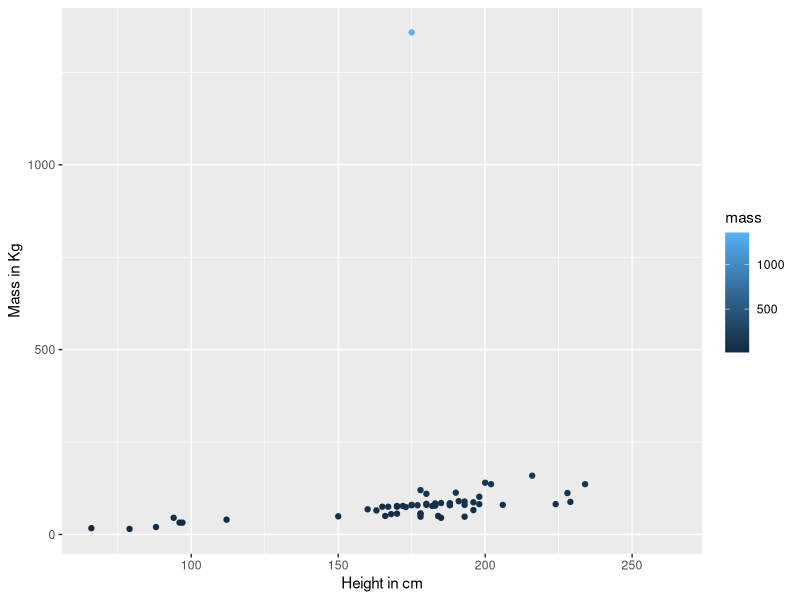
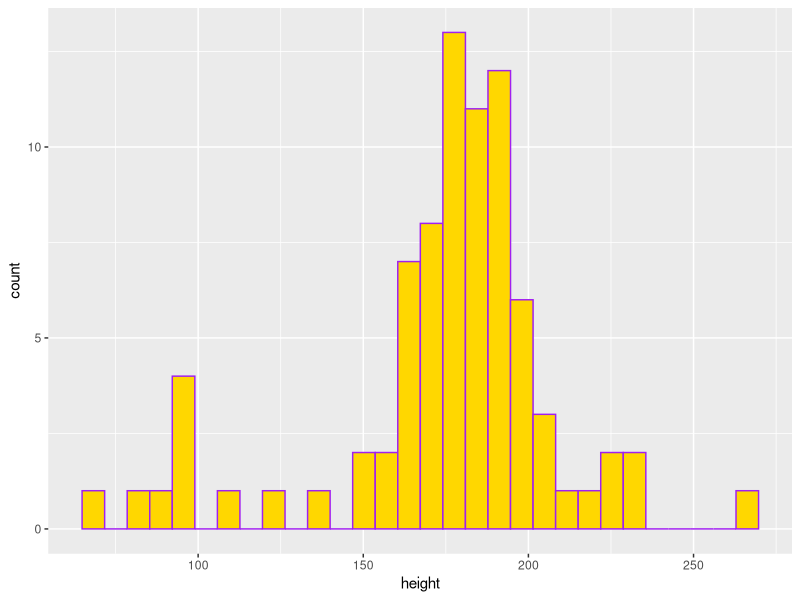

Recreate these plots in R, in order.
## ---- chunk 1
#| warning: false
#| message: false
library(tidyverse)

## ---- chunk 2
#| include: false
# return first 6 lines of starwars data
head(starwars)

#return dimensions of starwars table
dim(starwars)
## ---- chunk 3
#| warning: false
#| echo: false

ggplot(data = starwars, aes(x = height, y = mass, color = mass)) + 
  geom_point() +
  labs (x = "Height in cm", y = "Mass in Kg")


## ---- chunk 4
#| warning: false
ggplot(data = starwars, aes(x = height)) +
  geom_histogram(color = "purple", fill = "gold")


